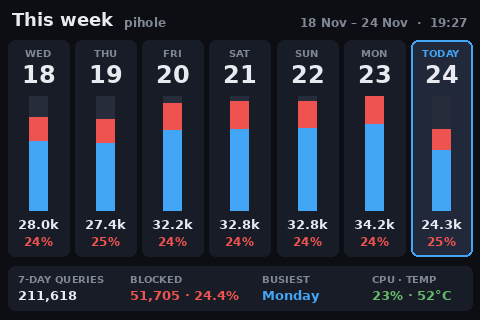

The script that drew this image:
#!/usr/bin/env python3
"""Pi-hole LCD (480x320): week at a glance. One calendar card per day for the last 7 days: queries, blocked share and a stacked bar, today highlighted."""
import time, sqlite3, socket, psutil
from PIL import Image, ImageDraw, ImageFont
from datetime import datetime

# --- CONFIG ---
FB_DEV = "/dev/fb1"
WIDTH, HEIGHT = 480, 320
DB_PATH = "/etc/pihole/pihole-FTL.db"
UPDATE_INTERVAL = 4

# --- SYSTEM ---
def get_ip():
    try:
        s = socket.socket(socket.AF_INET, socket.SOCK_DGRAM)
        s.connect(("8.8.8.8", 80))
        ip = s.getsockname()[0]; s.close(); return ip
    except: return "N/A"

def get_hostname(): return socket.gethostname()

def get_temp():
    try: return int(open("/sys/class/thermal/thermal_zone0/temp").read()) / 1000
    except: return 0

def get_cpu(): return psutil.cpu_percent()

def get_mem(): return psutil.virtual_memory().percent

def get_uptime_short():
    """'12d 7h' when up for days, otherwise '7h 43m'."""
    try:
        t = int(float(open("/proc/uptime").read().split()[0]))
        d, h, m = t // 86400, (t // 3600) % 24, (t // 60) % 60
        return f"{d}d {h}h" if d else f"{h}h {m}m"
    except: return "N/A"

# --- PIHOLE ---
def get_stats():
    try:
        conn = sqlite3.connect(DB_PATH); c = conn.cursor()
        c.execute("""
        SELECT COUNT(*),
               SUM(CASE WHEN status=1 THEN 1 ELSE 0 END),
               SUM(CASE WHEN type=1 THEN 1 ELSE 0 END),
               MAX(timestamp)
        FROM queries
        WHERE timestamp >= strftime('%s','now','start of day');
        """)
        total, blocked, forwarded, last = c.fetchone()

        c.execute("SELECT COUNT(DISTINCT client) FROM queries WHERE timestamp >= strftime('%s','now','start of day');")
        clients = c.fetchone()[0]

        c.execute("""
        SELECT domain FROM queries
        WHERE status=1 AND timestamp >= strftime('%s','now','-1 day')
        GROUP BY domain
        ORDER BY MAX(timestamp) DESC
        LIMIT 7;
        """)
        last_blocked = [row[0] for row in c.fetchall()]
        conn.close()

        return {
            "total": total or 0,
            "blocked": blocked or 0,
            "forwarded": forwarded or 0,
            "blocked_pct": (blocked / total * 100) if total else 0,
            "forwarded_pct": (forwarded / total * 100) if total else 0,
            "clients": clients,
            "last": datetime.fromtimestamp(last).strftime("%H:%M") if last else "N/A",
            "last_blocked": last_blocked,
        }
    except Exception as e:
        print(e); return None

# --- HELPERS ---
def text(draw, x, y, s, c, f): draw.text((x, y), s, fill=c, font=f)

def text_w(draw, s, f): return draw.textbbox((0, 0), s, font=f)[2]

def text_right(draw, x, y, s, c, f): draw.text((x - text_w(draw, s, f), y), s, fill=c, font=f)

def text_center(draw, cx, y, s, c, f): draw.text((cx - text_w(draw, s, f) // 2, y), s, fill=c, font=f)

def fit(draw, s, f, maxw):
    """Trim s with an ellipsis so it fits maxw pixels."""
    if text_w(draw, s, f) <= maxw: return s
    while s and text_w(draw, s + "…", f) > maxw: s = s[:-1]
    return s + "…"

def panel(draw, box, fill, r=6):
    # rounded_rectangle needs Pillow >= 8.2; fall back to square corners
    if hasattr(draw, "rounded_rectangle"): draw.rounded_rectangle(box, radius=r, fill=fill)
    else: draw.rectangle(box, fill=fill)

# --- FONTS ---
FONT_PATH = "/usr/share/fonts/truetype/roboto/Roboto-Bold.ttf"
font_label = ImageFont.truetype(FONT_PATH, 10)
font_small = ImageFont.truetype(FONT_PATH, 12)
font       = ImageFont.truetype(FONT_PATH, 13)
font_title = ImageFont.truetype(FONT_PATH, 18)
font_day   = ImageFont.truetype(FONT_PATH, 24)

# --- WEEK ---
def get_week():
    """Last 7 local days, oldest first: [(date, total, blocked)]."""
    try:
        conn = sqlite3.connect(DB_PATH); c = conn.cursor()
        c.execute("""
        SELECT date(timestamp, 'unixepoch', 'localtime') AS d, COUNT(*),
               SUM(CASE WHEN status=1 THEN 1 ELSE 0 END)
        FROM queries WHERE timestamp >= strftime('%s', 'now', 'localtime', 'start of day', '-6 days', 'utc')
        GROUP BY d;
        """)
        got = {d: (n, b or 0) for d, n, b in c.fetchall()}
        conn.close()
    except Exception as e:
        print(e); got = {}
    today = datetime.now().date()
    days = [datetime.fromordinal(today.toordinal() - k).date() for k in range(6, -1, -1)]
    return [(d, *got.get(d.isoformat(), (0, 0))) for d in days]

def short(n):
    return f"{n / 1000:.1f}k" if n >= 10000 else f"{n:,}"

# --- DRAW ---
BG    = (12, 14, 20)
PANEL = (24, 28, 38)
TODAY = (32, 40, 58)
TRACK = (38, 44, 58)
FG    = (232, 234, 240)
DIM   = (128, 136, 150)
RED   = (239, 83, 80)
BLUE  = (66, 165, 245)
GREEN = (102, 187, 106)

def draw_screen(stats):
    cpu, temp = get_cpu(), get_temp()
    now = datetime.now()
    img = Image.new("RGB", (WIDTH, HEIGHT), BG)
    draw = ImageDraw.Draw(img)

    week = get_week()
    text(draw, 12, 9, "This week", FG, font_title)
    text(draw, 12 + text_w(draw, "This week", font_title) + 10, 15, get_hostname(), DIM, font_small)
    span = f"{week[0][0].strftime('%d %b')} – {week[-1][0].strftime('%d %b')}  ·  {now.strftime('%H:%M')}"
    text_right(draw, WIDTH - 12, 15, span, DIM, font_small)

    # day cards
    gap, x0, y0, y1 = 6, 8, 40, 256
    cw = (WIDTH - 2 * x0 - 6 * gap) / 7
    top = max((n for _, n, _ in week), default=0) or 1
    for i, (d, n, b) in enumerate(week):
        bx0 = round(x0 + i * (cw + gap)); bx1 = round(bx0 + cw)
        is_today = i == 6
        panel(draw, (bx0, y0, bx1, y1), TODAY if is_today else PANEL, 7)
        if is_today:
            draw.rounded_rectangle((bx0, y0, bx1, y1), radius=7, outline=BLUE, width=2) \
                if hasattr(draw, "rounded_rectangle") else draw.rectangle((bx0, y0, bx1, y1), outline=BLUE, width=2)
        mx = (bx0 + bx1) // 2
        text_center(draw, mx, y0 + 7, "TODAY" if is_today else d.strftime("%a").upper(),
                    BLUE if is_today else DIM, font_label)
        text_center(draw, mx, y0 + 20, d.strftime("%d").lstrip("0"), FG, font_day)

        # stacked bar: allowed (blue) under blocked (red)
        bt, bb, bw = y0 + 56, y1 - 46, 18
        draw.rectangle((mx - bw // 2, bt, mx + bw // 2, bb), fill=TRACK)
        h = round(n / top * (bb - bt)); hb = round(b / top * (bb - bt))
        if h:
            draw.rectangle((mx - bw // 2, bb - h, mx + bw // 2, bb), fill=BLUE)
        if hb:
            draw.rectangle((mx - bw // 2, bb - h, mx + bw // 2, bb - h + hb), fill=RED)

        text_center(draw, mx, y1 - 40, short(n) if n else "—", FG, font)
        pct = f"{b / n * 100:.0f}%" if n else ""
        text_center(draw, mx, y1 - 22, pct, RED, font_small)

    # week totals
    tot = sum(n for _, n, _ in week); blk = sum(b for _, _, b in week)
    busiest = max(week, key=lambda r: r[1])
    y = 266
    panel(draw, (8, y, WIDTH - 8, y + 44), PANEL, 7)
    cols = [("7-DAY QUERIES", f"{tot:,}", FG), ("BLOCKED", f"{blk:,} · {blk / tot * 100:.1f}%" if tot else "—", RED),
            ("BUSIEST", busiest[0].strftime("%A") if busiest[1] else "—", BLUE),
            ("CPU · TEMP", f"{cpu:.0f}% · {temp:.0f}°C", RED if cpu > 80 or temp > 70 else GREEN)]
    xs = [18, 130, 262, 372]
    for (k, v, c), x in zip(cols, xs):
        text(draw, x, y + 7, k, DIM, font_label)
        text(draw, x, y + 21, v, c, font)
    return img

# --- FB ---
from PIL import ImageChops

# RGB565 split into its high and low byte, per channel (lookup tables)
_R_HI = [v & 0xF8 for v in range(256)]
_G_HI = [v >> 5 for v in range(256)]
_G_LO = [(v & 0x1C) << 3 for v in range(256)]
_B_LO = [v >> 3 for v in range(256)]
FB_REFRESH = 60          # rewrite an unchanged frame at least this often (seconds)
_last_frame, _last_write = None, 0.0

def write_fb(img):
    """Send img to the framebuffer as little-endian RGB565 in a single write.
    Unchanged frames are skipped (but rewritten every FB_REFRESH seconds)."""
    global _last_frame, _last_write
    r, g, b = img.convert("RGB").split()
    hi = ImageChops.add(r.point(_R_HI), g.point(_G_HI))
    lo = ImageChops.add(g.point(_G_LO), b.point(_B_LO))
    frame = Image.merge("LA", (lo, hi)).tobytes()
    if frame == _last_frame and time.time() - _last_write < FB_REFRESH:
        return
    with open(FB_DEV, "wb") as f:
        f.write(frame)
    _last_frame, _last_write = frame, time.time()

# --- CPU SAVING ---
# Pi-hole numbers change slowly: query the database at most every STATS_TTL
# seconds and reuse the result for the frames in between.
STATS_TTL = 30

def _every(seconds, fn):
    cache = {"t": 0.0, "v": None}
    def wrapper(*args):
        if cache["v"] is None or time.time() - cache["t"] >= seconds:
            cache["v"], cache["t"] = fn(*args), time.time()
        return cache["v"]
    return wrapper

get_stats = _every(STATS_TTL, get_stats)
get_week = _every(STATS_TTL, get_week)

# --- LOOP ---
if __name__ == "__main__":
    while True:
        write_fb(draw_screen(get_stats()))
        time.sleep(UPDATE_INTERVAL)
